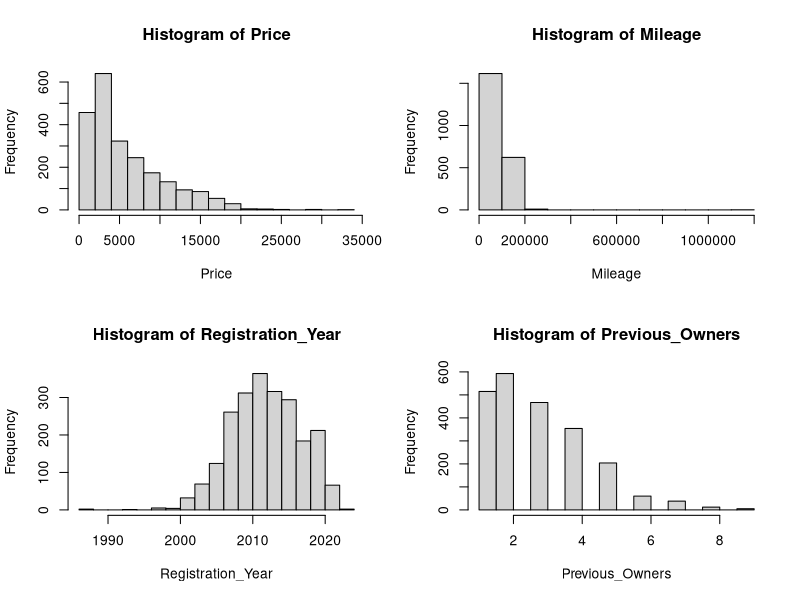
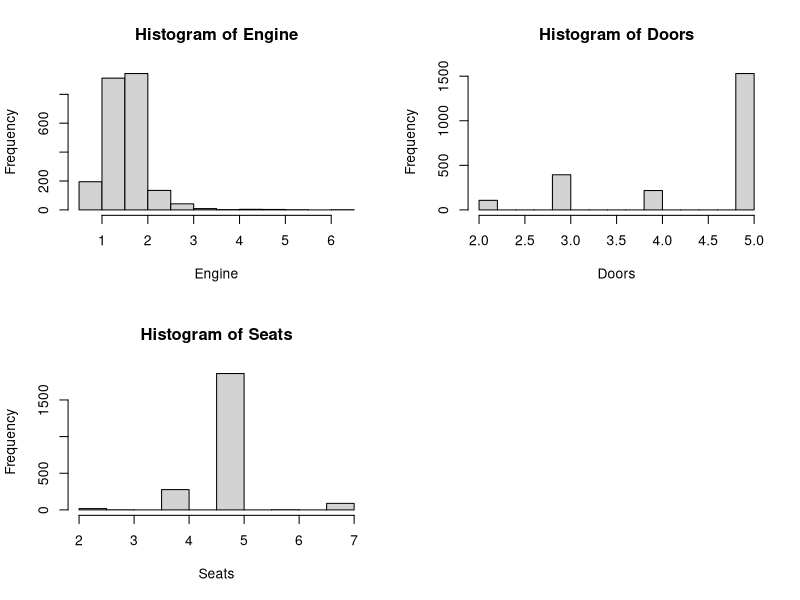
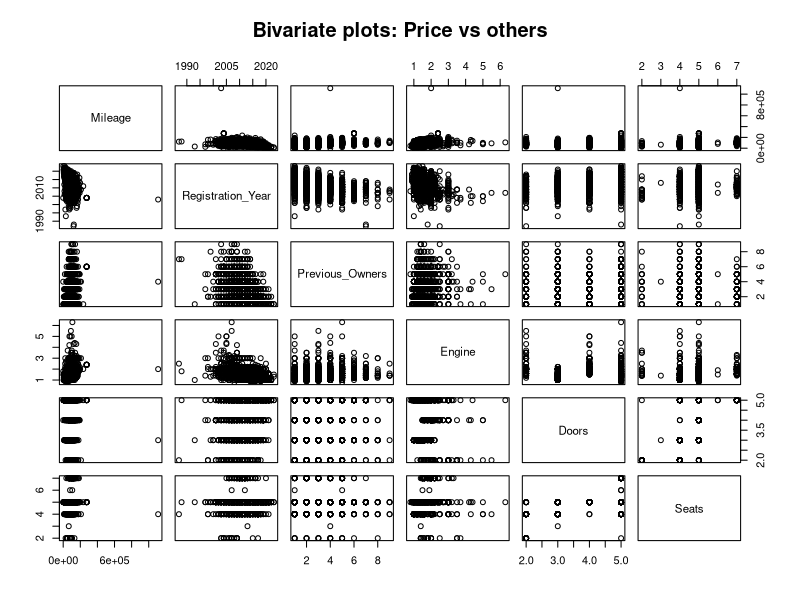
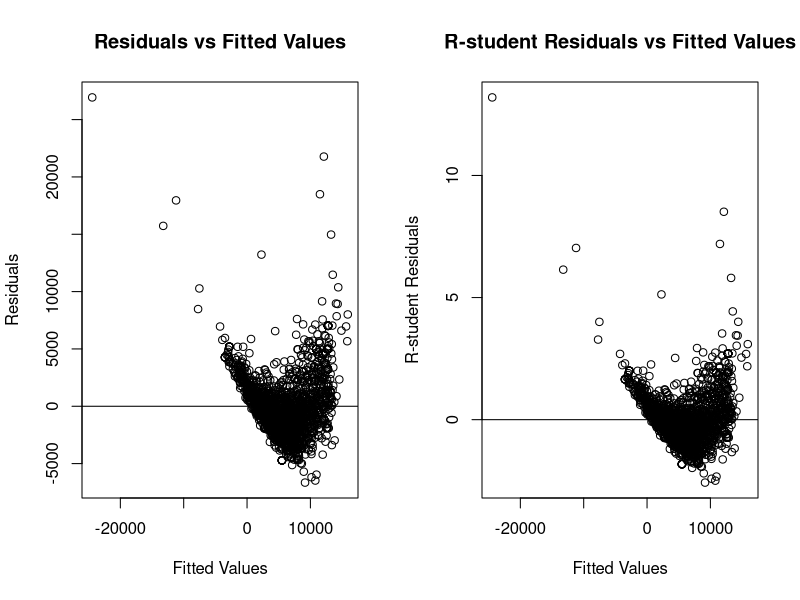

Write the R code that produced these figures, in order. (Note: this script raises an error after producing the figures.)
## ---- chunk 1
raw_data = read.csv("used_cars_UK.csv", fileEncoding = "UTF-8")
head(raw_data)
## ---- chunk 2
data = raw_data[, c("Price", "Mileage.miles.", "Registration_Year", "Previous.Owners", "Body.type", "Engine", "Doors", "Seats")]
data$Engine = as.numeric(gsub("L", "", raw_data$Engine))
colnames(data)[colnames(data) == "Mileage.miles."] = "Mileage"
colnames(data)[colnames(data) == "Previous.Owners"] = "Previous_Owners"
colnames(data)[colnames(data) == "Body.type"] = "Body_Type"
data = na.omit(data)
head(data)
## ---- chunk 3
summary(data)
## ---- chunk 4
par(mfrow = c(2, 2)) 
for (col in names(data)) {
  if (is.numeric(data[[col]])) {
    hist(data[[col]], main = paste("Histogram of", col), xlab= col)
  }
}
## ---- chunk 5
columns_to_plot = names(data)[!(names(data) %in% c("Price", "Body_Type"))]
pairs(data[, columns_to_plot], main = "Bivariate plots: Price vs others")
## ---- chunk 6
full_model = lm(Price~ . - Body_Type, data)
summary(full_model)
## ---- chunk 7

par(mfrow = c(1, 2))

fitted_values = fitted(full_model)
residuals = resid(full_model)
Resid_Plot <- plot(fitted_values, residuals, main = "Residuals vs Fitted Values",
xlab = "Fitted Values", ylab = "Residuals")
abline(h=0)

Rstudent_residuals = rstudent(full_model)
RstudentResid_Plot <- plot(fitted_values, Rstudent_residuals, main = "R-student Residuals vs Fitted Values",
xlab = "Fitted Values", 
ylab = "R-student Residuals")
abline(h=0)
## ---- chunk 8
qqnorm(data_without_Body_Type$Price)
qqline(data_without_Body_Type$Price)
## ---- chunk 9
qqnorm(Rstudent_residuals, ylab="R-Student Residuals")
qqline(Rstudent_residuals)
## ---- chunk 10
shapiro.test(residuals)
## ---- chunk 11
qqnorm(residuals) #Residuals Already Defined in the evnironment above
qqline(residuals)
## ---- chunk 12
shapiro.test(residuals)
## ---- chunk 13
leverage_values = hatvalues(full_model)
plot(leverage_values, main = "Leverage Values", xlab = "Observation", ylab = "Leverage")

## ---- chunk 14
high_leverage_points <- which(leverage_values > 2 * mean(leverage_values))
length(high_leverage_points)
## ---- chunk 15
plot(leverage_values, main = "Leverage Values", xlab = "Observation", ylab = "Leverage")
points(high_leverage_points, leverage_values[high_leverage_points], col = "red", pch = 16)

## ---- chunk 16
### NOTE: JACK WAS NOT ABLE TO GET THIS TO WORK SUCCESSFULLY
